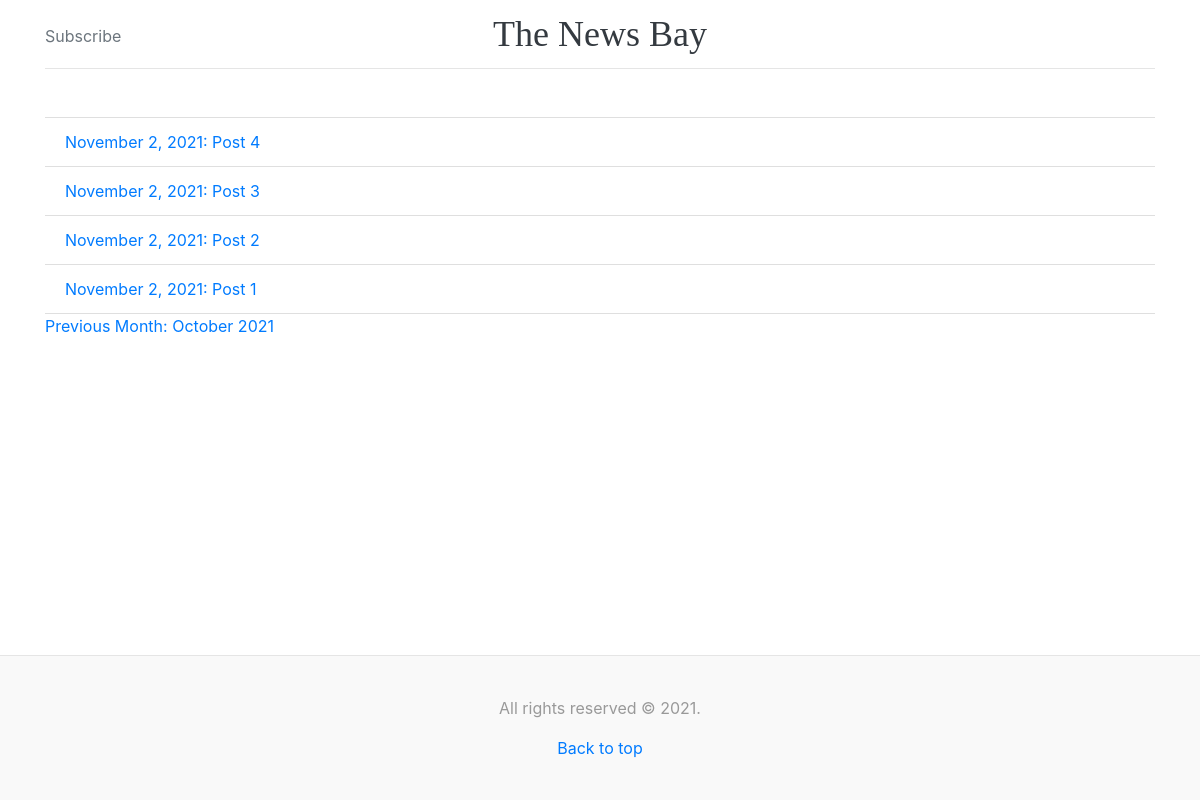
The app's page /2021/11/, older data.
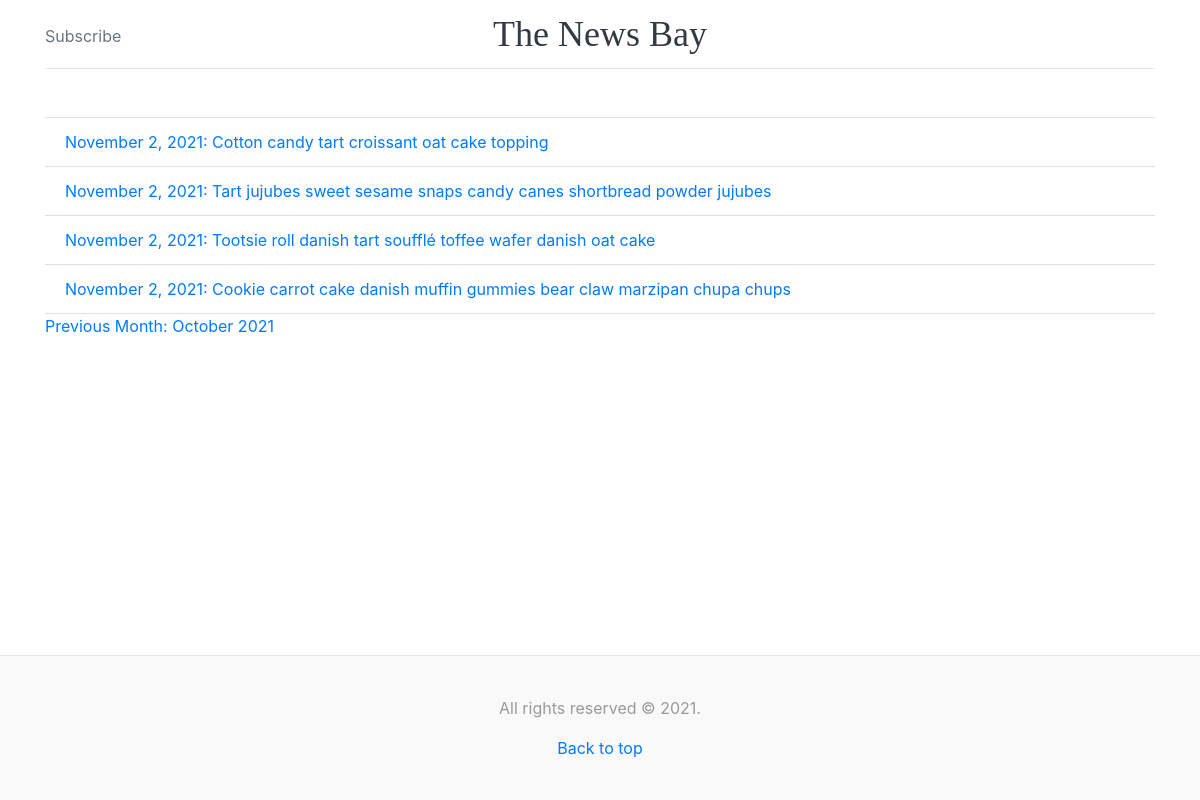
The same page, newer data.
### blog/models.py (models this page shows, shortened)
class Entry(models.Model):
    entry_title = models.CharField(max_length=200)
    entry_content = models.TextField()
    pub_date = models.DateTimeField('date published')

### blog/views.py (the view)
# urls.py: path('<int:year>/<int:month>/', views.EntryMonthArchiveView.as_view(
class EntryMonthArchiveView(generic.dates.MonthArchiveView):
    queryset = Entry.objects.all()
    date_field = 'pub_date'

### blog/templates/blog/entry_archive_month.html (shortened to what this page needs)
{% extends "blog/base.html" %}
{% load static %}
{% block content %}
    <div class="container">
        <br><br>
        <ul class="list-group list-group-flush">
            {% for entry in object_list %}
                <li class="list-group-item"><a href="{% url 'blog:detail' entry.id %}">{{ entry.pub_date|date:"F j, Y" }}: {{ entry.entry_title }}</a></li>
            {% endfor %}
        </ul>
        <p>
            {% if previous_month %}
                <a href="{% url 'blog:archive_month_numeric' previous_month.year previous_month.month %}">Previous Month: {{ previous_month|date:"F Y" }}</a>
            {% endif %}
        </p>
    </div>
{% endblock %}

Row changes from the older to the newer data that the page shows:
changed Entry: entry_title "Post 4" → "Cotton candy tart croissant oat cake topping"
changed Entry: entry_title "Post 3" → "Tart jujubes sweet sesame snaps candy canes shortbread powder jujubes"
changed Entry: entry_title "Post 2" → "Tootsie roll danish tart soufflé toffee wafer danish oat cake"
changed Entry: entry_title "Post 1" → "Cookie carrot cake danish muffin gummies bear claw marzipan chupa chups"
